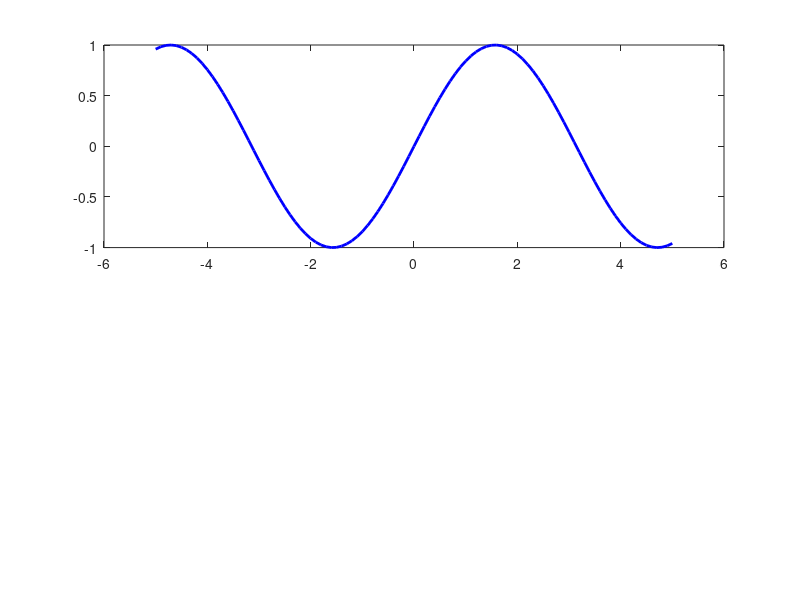

Reproduce this figure in MATLAB. (Note: this script raises an error after producing the figure.)
% Define the time range and step size
t = -5:0.1:5;

% Generate the original signal
x = sin(t);

% Plot the original and shifted signals
figure;
subplot(2,1,1);
plot(t, x, 'b',  'LineWidth', 2);

% Add a marker at the zero point
xline(0,'--b','LineWidth', 4);

title('Original signal');
xlabel('Time (s)');
ylabel('Amplitude');
legend('Original Signal');
grid on;

% Shift the signal by 2 units
x_shifted = sin(t-2);


% Plot the original and shifted signals
subplot(2,1,2);
plot(t, x_shifted, 'r',  'LineWidth', 2);

% Add a marker at the zero point
xline(0,'--r','LineWidth', 4);

title('Shifting of Continuous Signal');
xlabel('Time (s)');
ylabel('Amplitude');

grid on;